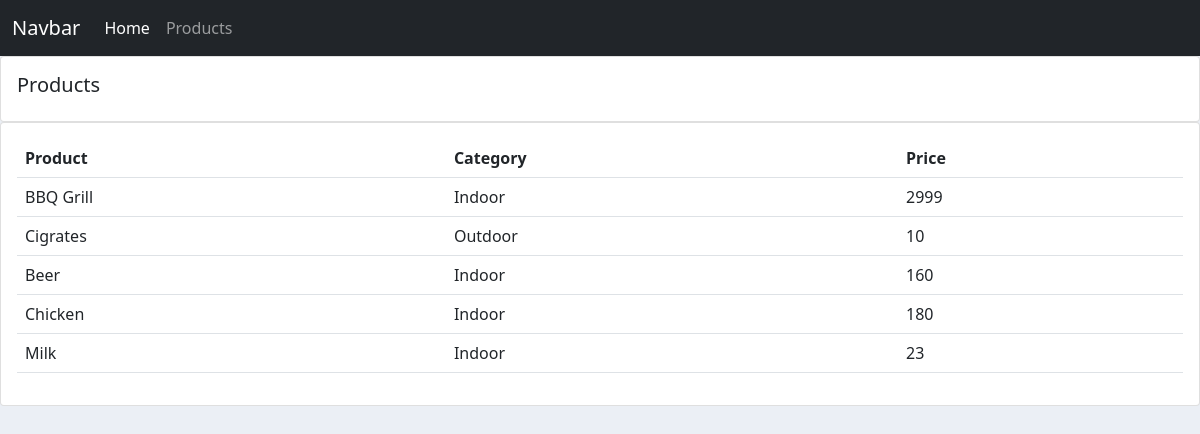
The app's page /product/ with its own data.
### accounts/models.py (models this page shows, shortened)
class Product(models.Model):
    CATEGORY = (
        ('Indoor','Indoor'),
        ('Outdoor','Outdoor'),
    )
    name = models.CharField( max_length=150, null=True)
    price = models.IntegerField()
    category = models.CharField(max_length=150,null =True, choices=CATEGORY)
    description = models.CharField( max_length=150, null=True, blank=True)
    date_created = models.DateTimeField( auto_now_add=True, null=True)
    tags = models.ManyToManyField(Tag)

### accounts/views.py (the view)
# urls.py: path('product/',views.product, name='product'),
def product(request):
    products = Product.objects.all()
    return render(request, 'accounts/product.html', {'products':products})

### accounts/templates/accounts/product.html
{% extends 'accounts/base.html' %}
{% block content %}
<div class="row">
    <div class="col-md">
        <div class="card card-body">
            <h5>Products</h5>
        </div>
        <div class="card card-body">
            <table class="table">
                <tr>
                    <th>Product</th>
                    <th>Category</th>
                    <th>Price</th>
                </tr>
                {% for i in products %}
                <tr>
                    <td>{{ i.name }}</td>
                    <td>{{ i.category }}</td>
                    <td>{{ i.price }}</td>
                </tr>
                {% endfor %}
            </table>
        </div>
    </div>
</div>
{% endblock %}

### records on screen
Product: name "BBQ Grill", category "Indoor", price "2999"
Product: name "Cigrates", category "Outdoor", price "10"
Product: name "Beer", category "Indoor", price "160"
Product: name "Chicken", category "Indoor", price "180"
Product: name "Milk", category "Indoor", price "23"
